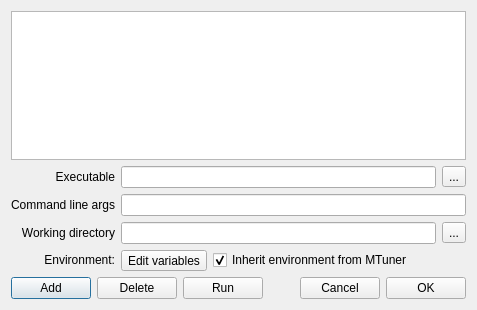
<?xml version="1.0" encoding="UTF-8"?>
<ui version="4.0">
 <class>ProjectsDialog</class>
 <widget class="QDialog" name="ProjectsDialog">
  <property name="geometry">
   <rect>
    <x>0</x>
    <y>0</y>
    <width>477</width>
    <height>310</height>
   </rect>
  </property>
  <property name="sizePolicy">
   <sizepolicy hsizetype="Preferred" vsizetype="Preferred">
    <horstretch>0</horstretch>
    <verstretch>0</verstretch>
   </sizepolicy>
  </property>
  <property name="windowTitle">
   <string>Projects manager</string>
  </property>
  <property name="windowIcon">
   <iconset resource="mtuner.qrc">
    <normaloff>:/MTuner/resources/images/Projects64.png</normaloff>:/MTuner/resources/images/Projects64.png</iconset>
  </property>
  <property name="toolTip">
   <string>Hint: drag and drop an executable to the dialog</string>
  </property>
  <layout class="QVBoxLayout" name="verticalLayout_4">
   <item>
    <widget class="QTreeWidget" name="listOfProjects">
     <attribute name="headerVisible">
      <bool>false</bool>
     </attribute>
     <attribute name="headerDefaultSectionSize">
      <number>24</number>
     </attribute>
    </widget>
   </item>
   <item>
    <layout class="QHBoxLayout" name="horizontalLayout_2">
     <item>
      <layout class="QVBoxLayout" name="verticalLayout">
       <item>
        <widget class="QLabel" name="labelExe">
         <property name="text">
          <string>Executable</string>
         </property>
         <property name="alignment">
          <set>Qt::AlignmentFlag::AlignRight|Qt::AlignmentFlag::AlignTrailing|Qt::AlignmentFlag::AlignVCenter</set>
         </property>
        </widget>
       </item>
       <item>
        <widget class="QLabel" name="labelCmdLine">
         <property name="text">
          <string>Command line args</string>
         </property>
         <property name="alignment">
          <set>Qt::AlignmentFlag::AlignRight|Qt::AlignmentFlag::AlignTrailing|Qt::AlignmentFlag::AlignVCenter</set>
         </property>
        </widget>
       </item>
       <item>
        <widget class="QLabel" name="labelWorkingDir">
         <property name="text">
          <string>Working directory</string>
         </property>
         <property name="alignment">
          <set>Qt::AlignmentFlag::AlignRight|Qt::AlignmentFlag::AlignTrailing|Qt::AlignmentFlag::AlignVCenter</set>
         </property>
        </widget>
       </item>
       <item>
        <widget class="QLabel" name="label">
         <property name="text">
          <string>Environment:</string>
         </property>
         <property name="alignment">
          <set>Qt::AlignmentFlag::AlignRight|Qt::AlignmentFlag::AlignTrailing|Qt::AlignmentFlag::AlignVCenter</set>
         </property>
        </widget>
       </item>
      </layout>
     </item>
     <item>
      <layout class="QVBoxLayout" name="verticalLayout_2">
       <item>
        <layout class="QVBoxLayout" name="verticalLayout_3">
         <item>
          <layout class="QHBoxLayout" name="horizontalLayout">
           <item>
            <widget class="QLineEdit" name="txtExecutable">
             <property name="toolTip">
              <string>Path of executable to run in instrumented mode</string>
             </property>
            </widget>
           </item>
           <item>
            <widget class="QToolButton" name="buttonBrowseExe">
             <property name="text">
              <string>...</string>
             </property>
            </widget>
           </item>
          </layout>
         </item>
         <item>
          <widget class="QLineEdit" name="txtCommandLine">
           <property name="toolTip">
            <string>Command line arguments for the executable</string>
           </property>
          </widget>
         </item>
         <item>
          <layout class="QHBoxLayout" name="horizontalLayout_4">
           <item>
            <widget class="QLineEdit" name="txtWorkingDir">
             <property name="toolTip">
              <string>Directory to start the executable at. Leaving it empty will start the executable at it's location.</string>
             </property>
            </widget>
           </item>
           <item>
            <widget class="QToolButton" name="buttonBrowseWorkingDir">
             <property name="text">
              <string>...</string>
             </property>
            </widget>
           </item>
          </layout>
         </item>
         <item>
          <layout class="QHBoxLayout" name="horizontalLayout_5">
           <item>
            <widget class="QToolButton" name="editVars">
             <property name="toolTip">
              <string>Edit a list of environment variables</string>
             </property>
             <property name="text">
              <string>Edit variables</string>
             </property>
            </widget>
           </item>
           <item>
            <widget class="QCheckBox" name="inherit">
             <property name="toolTip">
              <string>If checked, child process will inherit
environment variables MTuner was started with</string>
             </property>
             <property name="text">
              <string>Inherit environment from MTuner</string>
             </property>
             <property name="checked">
              <bool>true</bool>
             </property>
            </widget>
           </item>
          </layout>
         </item>
        </layout>
       </item>
      </layout>
     </item>
    </layout>
   </item>
   <item>
    <layout class="QHBoxLayout" name="horizontalLayout_3">
     <item>
      <widget class="QPushButton" name="buttonAdd">
       <property name="toolTip">
        <string>Adds executable with run parameters to the list of projects</string>
       </property>
       <property name="text">
        <string>Add</string>
       </property>
      </widget>
     </item>
     <item>
      <widget class="QPushButton" name="buttonDelete">
       <property name="toolTip">
        <string>Deletes a project from the list</string>
       </property>
       <property name="text">
        <string>Delete</string>
       </property>
      </widget>
     </item>
     <item>
      <widget class="QPushButton" name="buttonRun">
       <property name="toolTip">
        <string>Run the MTuner instrumented executable</string>
       </property>
       <property name="text">
        <string>Run</string>
       </property>
      </widget>
     </item>
     <item>
      <spacer name="horizontalSpacer">
       <property name="orientation">
        <enum>Qt::Orientation::Horizontal</enum>
       </property>
       <property name="sizeHint" stdset="0">
        <size>
         <width>40</width>
         <height>20</height>
        </size>
       </property>
      </spacer>
     </item>
     <item>
      <widget class="QPushButton" name="buttonCancel">
       <property name="toolTip">
        <string>Close dialog</string>
       </property>
       <property name="text">
        <string>Cancel</string>
       </property>
      </widget>
     </item>
     <item>
      <widget class="QPushButton" name="buttonOK">
       <property name="text">
        <string>OK</string>
       </property>
      </widget>
     </item>
    </layout>
   </item>
  </layout>
 </widget>
 <resources>
  <include location="mtuner.qrc"/>
 </resources>
 <connections>
  <connection>
   <sender>buttonCancel</sender>
   <signal>clicked()</signal>
   <receiver>ProjectsDialog</receiver>
   <slot>reject()</slot>
   <hints>
    <hint type="sourcelabel">
     <x>385</x>
     <y>299</y>
    </hint>
    <hint type="destinationlabel">
     <x>310</x>
     <y>228</y>
    </hint>
   </hints>
  </connection>
  <connection>
   <sender>buttonAdd</sender>
   <signal>clicked()</signal>
   <receiver>ProjectsDialog</receiver>
   <slot>buttonAdd()</slot>
   <hints>
    <hint type="sourcelabel">
     <x>57</x>
     <y>299</y>
    </hint>
    <hint type="destinationlabel">
     <x>310</x>
     <y>228</y>
    </hint>
   </hints>
  </connection>
  <connection>
   <sender>buttonDelete</sender>
   <signal>clicked()</signal>
   <receiver>ProjectsDialog</receiver>
   <slot>buttonRemove()</slot>
   <hints>
    <hint type="sourcelabel">
     <x>122</x>
     <y>300</y>
    </hint>
    <hint type="destinationlabel">
     <x>310</x>
     <y>228</y>
    </hint>
   </hints>
  </connection>
  <connection>
   <sender>buttonRun</sender>
   <signal>clicked()</signal>
   <receiver>ProjectsDialog</receiver>
   <slot>buttonRun()</slot>
   <hints>
    <hint type="sourcelabel">
     <x>182</x>
     <y>300</y>
    </hint>
    <hint type="destinationlabel">
     <x>310</x>
     <y>228</y>
    </hint>
   </hints>
  </connection>
  <connection>
   <sender>buttonOK</sender>
   <signal>clicked()</signal>
   <receiver>ProjectsDialog</receiver>
   <slot>accept()</slot>
   <hints>
    <hint type="sourcelabel">
     <x>424</x>
     <y>291</y>
    </hint>
    <hint type="destinationlabel">
     <x>279</x>
     <y>267</y>
    </hint>
   </hints>
  </connection>
  <connection>
   <sender>buttonBrowseWorkingDir</sender>
   <signal>clicked()</signal>
   <receiver>ProjectsDialog</receiver>
   <slot>browseWorkingDir()</slot>
   <hints>
    <hint type="sourcelabel">
     <x>452</x>
     <y>247</y>
    </hint>
    <hint type="destinationlabel">
     <x>223</x>
     <y>274</y>
    </hint>
   </hints>
  </connection>
  <connection>
   <sender>buttonBrowseExe</sender>
   <signal>clicked()</signal>
   <receiver>ProjectsDialog</receiver>
   <slot>browseExecutable()</slot>
   <hints>
    <hint type="sourcelabel">
     <x>454</x>
     <y>201</y>
    </hint>
    <hint type="destinationlabel">
     <x>315</x>
     <y>278</y>
    </hint>
   </hints>
  </connection>
  <connection>
   <sender>editVars</sender>
   <signal>clicked()</signal>
   <receiver>ProjectsDialog</receiver>
   <slot>editEnvironment()</slot>
   <hints>
    <hint type="sourcelabel">
     <x>106</x>
     <y>266</y>
    </hint>
    <hint type="destinationlabel">
     <x>245</x>
     <y>285</y>
    </hint>
   </hints>
  </connection>
  <connection>
   <sender>inherit</sender>
   <signal>clicked(bool)</signal>
   <receiver>ProjectsDialog</receiver>
   <slot>inheritEnv(bool)</slot>
   <hints>
    <hint type="sourcelabel">
     <x>200</x>
     <y>267</y>
    </hint>
    <hint type="destinationlabel">
     <x>205</x>
     <y>299</y>
    </hint>
   </hints>
  </connection>
 </connections>
 <slots>
  <slot>buttonAdd()</slot>
  <slot>buttonRemove()</slot>
  <slot>buttonRun()</slot>
  <slot>browseExecutable()</slot>
  <slot>browseWorkingDir()</slot>
  <slot>projectSelectionChanged()</slot>
  <slot>editEnvironment()</slot>
  <slot>inheritEnv(bool)</slot>
 </slots>
</ui>
